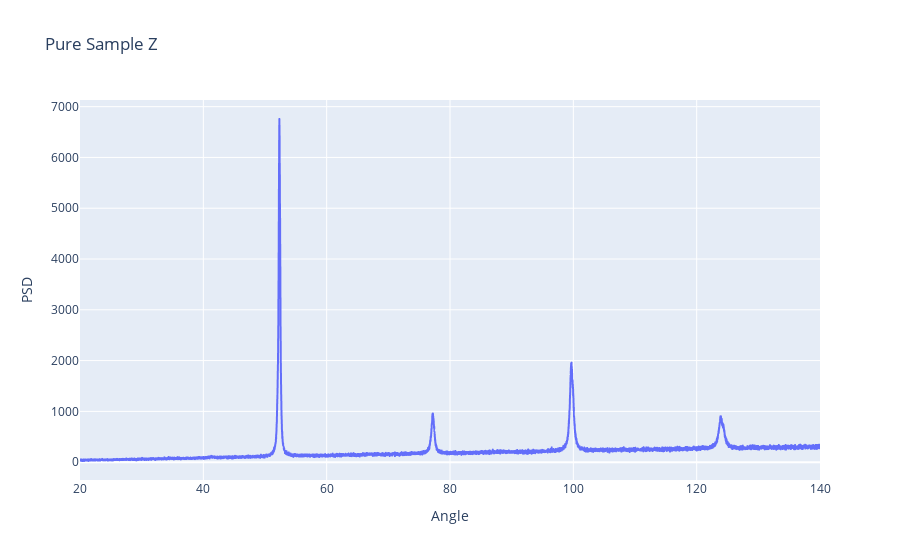

This figure's notebook cell:
### Code cell
# PURE SAMPLE Z
figZ = px.line(df_Z, x='Angle', y='PSD', title='Pure Sample Z')
figZ.show()

### Figure 1 — Plotly figure (JSON) as saved in the notebook; plotly's stock layout.template omitted (floating-point values rounded to 4 significant figures; data arrays with more than 128 entries replaced by an {"elided": "..."} marker saying what was removed)
{"data": [{"hovertemplate": "Angle=%{x}<br>PSD=%{y}<extra></extra>", "legendgroup": "", "line": {"color": "#636efa", "dash": "solid"}, "marker": {"symbol": "circle"}, "mode": "lines", "name": "", "showlegend": false, "type": "scattergl", "x": {"elided": "7825 float values"}, "xaxis": "x", "y": {"elided": "7825 int values"}, "yaxis": "y"}], "layout": {"legend": {"tracegroupgap": 0}, "title": {"text": "Pure Sample Z"}, "xaxis": {"anchor": "y", "domain": [0, 1], "title": {"text": "Angle"}}, "yaxis": {"anchor": "x", "domain": [0, 1], "title": {"text": "PSD"}}}}
